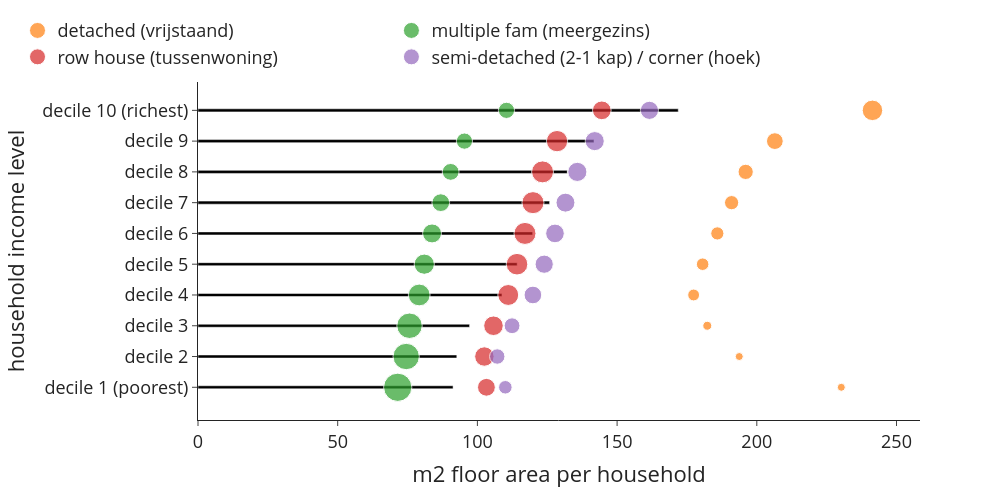

The code cell stored with this chart in its notebook:
### Code cell
#floor area per income level
use_m2_total_inc = (use['size2019_w1']*use['n_hhd']).groupby(level=0, sort=False).sum() #m2 total in each group summed by income level
use_cap_total_inc = use['n_hhd'].groupby(level=0, sort=False).sum() #no. of people in each group summed by income level
use_m2_per_cap_inc = use_m2_total_inc / use_cap_total_inc #m2/cap in each income group
use_m2_per_cap_inc.plot(kind='bar') #per person
"""interpretation: especially the highest income decile has considerably more floor area available than the vast majority"""

#floor area per income level and building type
use_m2_total_inc_type = (use['size2019_w1']*use['n_hhd']).groupby(level=[0,1], sort=False).sum() #m2 total in each group summed by income level
use_cap_total_inc_type = use['n_hhd'].groupby(level=[0,1], sort=False).sum() #no. of people in each group summed by income level
use_m2_per_cap_inc_type = use_m2_total_inc_type / use_cap_total_inc_type #m2/cap in each income group

#preparing the dataframes for plotting
df = use_m2_per_cap_inc
df2=use_m2_per_cap_inc_type.rename('value').to_frame()
df2['n_hhd'] = use['n_hhd'].groupby(level=[0,1], sort=False).sum()
df2 = df2.reset_index()

#plot
colors = ['#000000', #construction
                            '#fe6100', #buildings                                              
                                        '#648fff', #roads
                                        '#785ef0', #railways
                                        '#ffb000', #electricity
                                        '#808080', #other civil engineering
                                        '#000000', #construction
                                        ]
fig = px.bar(df, x=df.values, y=df.index,  
             labels={'x':'m2 floor area per household', 'inc_lab':'household income level'}, 
             template='simple_white', 
             color_discrete_sequence=colors) 
fig.update_layout(width=1000, height=500, 
                      #xaxis_tickformat = '.0%',
                      font=dict(size=18),
                      bargap=0.9,
                      legend=dict(
        orientation="h",
        #entrywidth=70,
        yanchor="bottom",
        y=1.02,
        xanchor="left",
        x=-0.25,
    ))

df2=use_m2_per_cap_inc_type.rename('value').to_frame()
df2['n_hhd'] = use['n_hhd'].groupby(level=[0,1], sort=False).sum()

for i in df2.index.levels[1].to_list():
    df_plot = df2.xs(i, level=1)
    fig.add_trace(go.Scatter(
            y=df_plot.index, 
            x=df_plot['value'],
            mode='markers',
            name=i,
            marker=dict(size=df_plot['n_hhd'],
                        sizemode='area',
                        sizeref=4*max(df2['n_hhd'])/(40.**2),
                        sizemin=4,
                        #color=10*[0, 1, 2, 3],
                        ),
            showlegend=True
        ))

fig.write_image('visualisations/bubblechart_m2_per_hhd_inc_type.png', scale=3)
fig.show()

### Figure 1 — Plotly figure (JSON) as saved in the notebook; plotly's stock layout.template omitted (floating-point values rounded to 4 significant figures)
{"data": [{"alignmentgroup": "True", "hovertemplate": "m2 floor area per household=%{x}<br>household income level=%{y}<extra></extra>", "legendgroup": "", "marker": {"color": "#000000", "pattern": {"shape": ""}}, "name": "", "offsetgroup": "", "orientation": "h", "showlegend": false, "textposition": "auto", "type": "bar", "x": [91.29, 92.63, 97.2, 108.8, 114.2, 119.8, 125.8, 132.2, 141.7, 171.9], "xaxis": "x", "y": ["decile 1 (poorest)", "decile 2", "decile 3", "decile 4", "decile 5", "decile 6", "decile 7", "decile 8", "decile 9", "decile 10 (richest)"], "yaxis": "y"}, {"marker": {"size": [32320, 27910, 41930, 72855, 81515, 90250, 104745, 120350, 145640, 218120], "sizemin": 4, "sizemode": "area", "sizeref": 1040.0}, "mode": "markers", "name": "detached (vrijstaand)", "showlegend": true, "type": "scatter", "x": [230.2, 193.7, 182.3, 177.4, 180.6, 185.9, 191.0, 196.0, 206.5, 241.4], "y": ["decile 1 (poorest)", "decile 2", "decile 3", "decile 4", "decile 5", "decile 6", "decile 7", "decile 8", "decile 9", "decile 10 (richest)"]}, {"marker": {"size": [416060, 361150, 337315, 246645, 212625, 186565, 163695, 147490, 137225, 136870], "sizemin": 4, "sizemode": "area", "sizeref": 1040.0}, "mode": "markers", "name": "multiple fam (meergezins)", "showlegend": true, "type": "scatter", "x": [71.48, 74.51, 75.71, 79.16, 80.99, 83.77, 86.89, 90.43, 95.36, 110.4], "y": ["decile 1 (poorest)", "decile 2", "decile 3", "decile 4", "decile 5", "decile 6", "decile 7", "decile 8", "decile 9", "decile 10 (richest)"]}, {"marker": {"size": [164910, 195890, 198990, 226990, 242080, 251675, 253250, 250165, 235990, 181885], "sizemin": 4, "sizemode": "area", "sizeref": 1040.0}, "mode": "markers", "name": "row house (tussenwoning)", "showlegend": true, "type": "scatter", "x": [103.2, 102.5, 105.8, 111.0, 114.2, 117.0, 119.9, 123.3, 128.5, 144.5], "y": ["decile 1 (poorest)", "decile 2", "decile 3", "decile 4", "decile 5", "decile 6", "decile 7", "decile 8", "decile 9", "decile 10 (richest)"]}, {"marker": {"size": [95375, 123415, 130265, 162040, 172410, 180150, 186740, 190495, 189465, 171400], "sizemin": 4, "sizemode": "area", "sizeref": 1040.0}, "mode": "markers", "name": "semi-detached (2-1 kap) / corner (hoek)", "showlegend": true, "type": "scatter", "x": [110.0, 107.1, 112.4, 119.9, 123.9, 127.8, 131.5, 135.8, 142.0, 161.6], "y": ["decile 1 (poorest)", "decile 2", "decile 3", "decile 4", "decile 5", "decile 6", "decile 7", "decile 8", "decile 9", "decile 10 (richest)"]}], "layout": {"bargap": 0.9, "barmode": "relative", "font": {"size": 18}, "height": 500, "legend": {"orientation": "h", "tracegroupgap": 0, "x": -0.25, "xanchor": "left", "y": 1.02, "yanchor": "bottom"}, "margin": {"t": 60}, "width": 1000, "xaxis": {"anchor": "y", "domain": [0, 1], "title": {"text": "m2 floor area per household"}}, "yaxis": {"anchor": "x", "domain": [0, 1], "title": {"text": "household income level"}}}}
